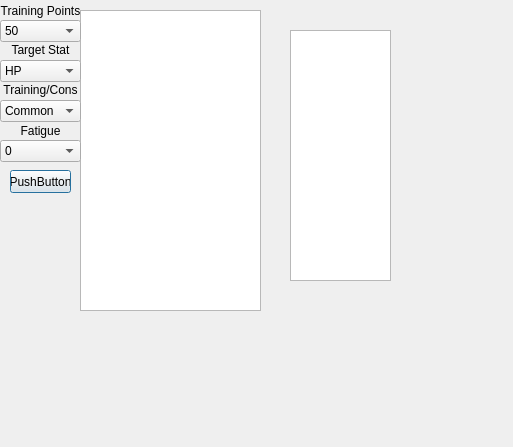
<?xml version="1.0" encoding="UTF-8"?>
<ui version="4.0">
 <class>CrewTrainer</class>
 <widget class="QDialog" name="CrewTrainer">
  <property name="geometry">
   <rect>
    <x>0</x>
    <y>0</y>
    <width>513</width>
    <height>447</height>
   </rect>
  </property>
  <property name="windowTitle">
   <string>Crew Training</string>
  </property>
  <widget class="QTableView" name="crewStatTable">
   <property name="geometry">
    <rect>
     <x>80</x>
     <y>10</y>
     <width>181</width>
     <height>301</height>
    </rect>
   </property>
   <property name="alternatingRowColors">
    <bool>true</bool>
   </property>
  </widget>
  <widget class="QComboBox" name="trainingPointsBox">
   <property name="geometry">
    <rect>
     <x>0</x>
     <y>20</y>
     <width>81</width>
     <height>22</height>
    </rect>
   </property>
   <item>
    <property name="text">
     <string>50</string>
    </property>
   </item>
   <item>
    <property name="text">
     <string>60</string>
    </property>
   </item>
   <item>
    <property name="text">
     <string>70</string>
    </property>
   </item>
   <item>
    <property name="text">
     <string>80</string>
    </property>
   </item>
   <item>
    <property name="text">
     <string>90</string>
    </property>
   </item>
   <item>
    <property name="text">
     <string>100</string>
    </property>
   </item>
   <item>
    <property name="text">
     <string>110</string>
    </property>
   </item>
   <item>
    <property name="text">
     <string>200</string>
    </property>
   </item>
  </widget>
  <widget class="QComboBox" name="trainingStatBox">
   <property name="geometry">
    <rect>
     <x>0</x>
     <y>60</y>
     <width>81</width>
     <height>22</height>
    </rect>
   </property>
   <item>
    <property name="text">
     <string>HP</string>
    </property>
   </item>
   <item>
    <property name="text">
     <string>ATK</string>
    </property>
   </item>
   <item>
    <property name="text">
     <string>RPR</string>
    </property>
   </item>
   <item>
    <property name="text">
     <string>ABL</string>
    </property>
   </item>
   <item>
    <property name="text">
     <string>STA</string>
    </property>
   </item>
   <item>
    <property name="text">
     <string>PLT</string>
    </property>
   </item>
   <item>
    <property name="text">
     <string>SCI</string>
    </property>
   </item>
   <item>
    <property name="text">
     <string>ENG</string>
    </property>
   </item>
   <item>
    <property name="text">
     <string>WPN</string>
    </property>
   </item>
  </widget>
  <widget class="QComboBox" name="trainingLevelBox">
   <property name="geometry">
    <rect>
     <x>0</x>
     <y>100</y>
     <width>81</width>
     <height>22</height>
    </rect>
   </property>
   <item>
    <property name="text">
     <string>Common</string>
    </property>
   </item>
   <item>
    <property name="text">
     <string>Elite</string>
    </property>
   </item>
   <item>
    <property name="text">
     <string>Unique</string>
    </property>
   </item>
   <item>
    <property name="text">
     <string>Epic</string>
    </property>
   </item>
   <item>
    <property name="text">
     <string>Hero</string>
    </property>
   </item>
   <item>
    <property name="text">
     <string>Special</string>
    </property>
   </item>
   <item>
    <property name="text">
     <string>Legendary</string>
    </property>
   </item>
   <item>
    <property name="text">
     <string>Green</string>
    </property>
   </item>
   <item>
    <property name="text">
     <string>Blue</string>
    </property>
   </item>
   <item>
    <property name="text">
     <string>Gold</string>
    </property>
   </item>
  </widget>
  <widget class="QComboBox" name="fatigueBox">
   <property name="geometry">
    <rect>
     <x>0</x>
     <y>140</y>
     <width>81</width>
     <height>22</height>
    </rect>
   </property>
   <item>
    <property name="text">
     <string>0</string>
    </property>
   </item>
   <item>
    <property name="text">
     <string>1-50</string>
    </property>
   </item>
   <item>
    <property name="text">
     <string>51-99</string>
    </property>
   </item>
   <item>
    <property name="text">
     <string>100</string>
    </property>
   </item>
  </widget>
  <widget class="QLabel" name="label">
   <property name="geometry">
    <rect>
     <x>0</x>
     <y>0</y>
     <width>81</width>
     <height>21</height>
    </rect>
   </property>
   <property name="text">
    <string>Training Points</string>
   </property>
   <property name="alignment">
    <set>Qt::AlignCenter</set>
   </property>
  </widget>
  <widget class="QLabel" name="label_2">
   <property name="geometry">
    <rect>
     <x>0</x>
     <y>40</y>
     <width>81</width>
     <height>20</height>
    </rect>
   </property>
   <property name="text">
    <string>Target Stat</string>
   </property>
   <property name="alignment">
    <set>Qt::AlignCenter</set>
   </property>
  </widget>
  <widget class="QLabel" name="label_3">
   <property name="geometry">
    <rect>
     <x>0</x>
     <y>80</y>
     <width>81</width>
     <height>20</height>
    </rect>
   </property>
   <property name="text">
    <string>Training/Cons</string>
   </property>
   <property name="alignment">
    <set>Qt::AlignCenter</set>
   </property>
  </widget>
  <widget class="QLabel" name="label_4">
   <property name="geometry">
    <rect>
     <x>0</x>
     <y>120</y>
     <width>81</width>
     <height>21</height>
    </rect>
   </property>
   <property name="text">
    <string>Fatigue</string>
   </property>
   <property name="alignment">
    <set>Qt::AlignCenter</set>
   </property>
  </widget>
  <widget class="QPushButton" name="testPushButton">
   <property name="geometry">
    <rect>
     <x>10</x>
     <y>170</y>
     <width>61</width>
     <height>23</height>
    </rect>
   </property>
   <property name="text">
    <string>PushButton</string>
   </property>
  </widget>
  <widget class="QTableView" name="trainingListValuesTable">
   <property name="geometry">
    <rect>
     <x>290</x>
     <y>30</y>
     <width>101</width>
     <height>251</height>
    </rect>
   </property>
  </widget>
  <widget class="QLabel" name="trainingTypeName">
   <property name="geometry">
    <rect>
     <x>270</x>
     <y>0</y>
     <width>141</width>
     <height>31</height>
    </rect>
   </property>
   <property name="text">
    <string/>
   </property>
   <property name="alignment">
    <set>Qt::AlignCenter</set>
   </property>
  </widget>
 </widget>
 <resources/>
 <connections/>
</ui>
